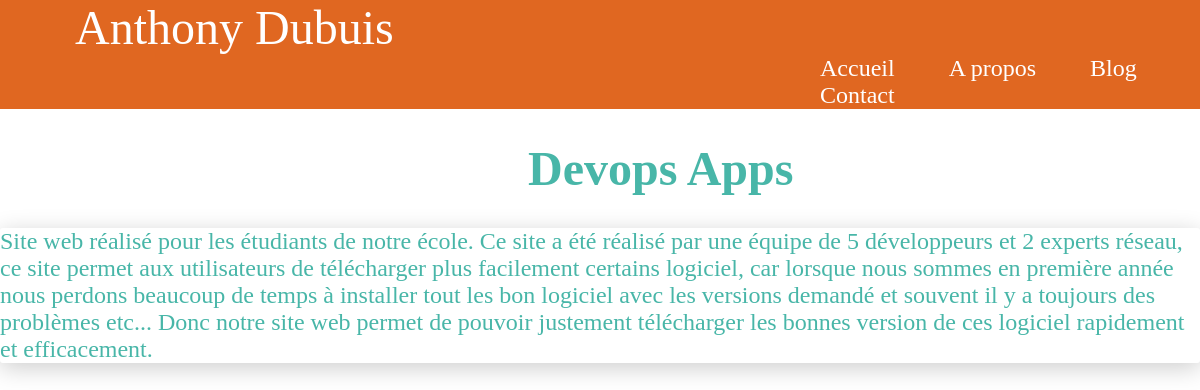
/article_description/Devops Apps, run on the app's committed database.
### appli/models.py (models this page shows, shortened)
class Articles(models.Model):
    name = models.CharField("Nom de l'article", max_length=255)
    article = models.TextField("Ecrire l'article", blank=True, null=True)

### appli/views.py (the view)
# urls.py: path('article_description/<str:name>', views.article_description, name='article_description' ),
def article_description(request, name):
    article = get_object_or_404 (Articles, name=name)
    return render (request, "appli/article.html", {"article": article})

### templates/appli/article.html
{% extends 'base.html' %}
{% load static %}
{% block body %}
    <h1 class="title-articles">{{ article.name }}</h1>
    <div class="width-articles">
        {{ article.article }}
    </div>
{% endblock %}

### appli/static/appli/css/main.css (style rules this page uses)
html, body { margin:0; padding:0; font-family: Lucida Handwriting; color: #48b6a8; }
.width-articles { font-size: 1.5em; border: 0; border-radius: 0.1875rem; display: inline-block; position: relative; overflow: hidden; width: 100%; margin-bottom: 20px; -webkit-box-shadow: 0px 5px 25px 0px rgba(0, 0, 0, 0.2); box-shadow: 0px 5px 25px 0px rgba(0, 0, 0, 0.2); }
.title-articles { font-size: 3em; margin-left: 44%; }

### data on the page
Articles: name "Devops Apps", article "Site web réalisé pour les étudiants de notre école. Ce site a été réalisé par une équipe de 5 développeurs et 2 experts réseau, ce site permet aux utilisateurs de télécharger plus facilement certains logiciel, car lorsque nous sommes en première année nous perdons beaucoup de temps à installer tout les bon logiciel avec les versions demandé et souvent il y a toujours des problèmes etc... Donc notre site web permet de pouvoir justement télécharger les bonnes version de ces logiciel rapidement et efficacement."
